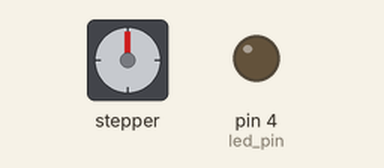
A sketch run on a simulated Arduino Uno, built with avr-gcc and run on an emulated ATmega328P. On the bench: stepper motor, output pins drawn as LEDs (lit = HIGH). Stepper angles assume 2048 steps per turn.

Above: at 0.15 s.
At 9.56 s:
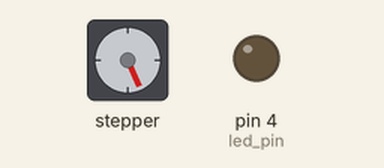
At 19.27 s:
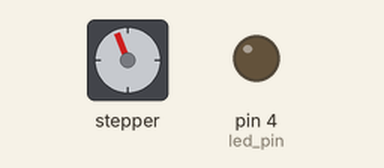
At 39.63 s:
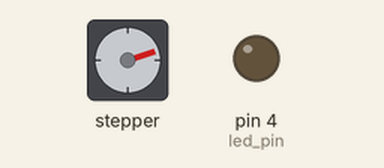
Timing chart, 0 to 40.0 s (numbered marks = the images above):
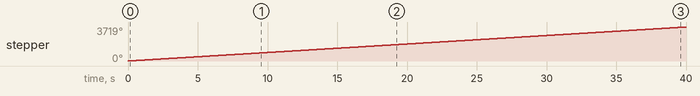

Measured:
- by itself, stepper: keeps turning clockwise at about 93°/s

The sketch:

Motor.ino
```cpp
#include <Stepper.h>
#include <Wire.h>

const float steps_per_rev = 32;
const float gear_rev = 64;
const float steps_per_out_rev = steps_per_rev * gear_rev;
unsigned long signal_len,t1,t2;
int input_pin = 2;
int led_pin = 4;
String code = "";
int steps_required;

Stepper stepper_motor(steps_per_rev, 8, 10, 9, 11);

void setup()
{
  Serial.begin(9600);
  pinMode(input_pin, INPUT_PULLUP);
  pinMode(led_pin,OUTPUT);
}

void loop()
{

  steps_required  =  steps_per_out_rev ;
  stepper_motor.setSpeed(1000);
  stepper_motor.step(steps_required);

}
```
